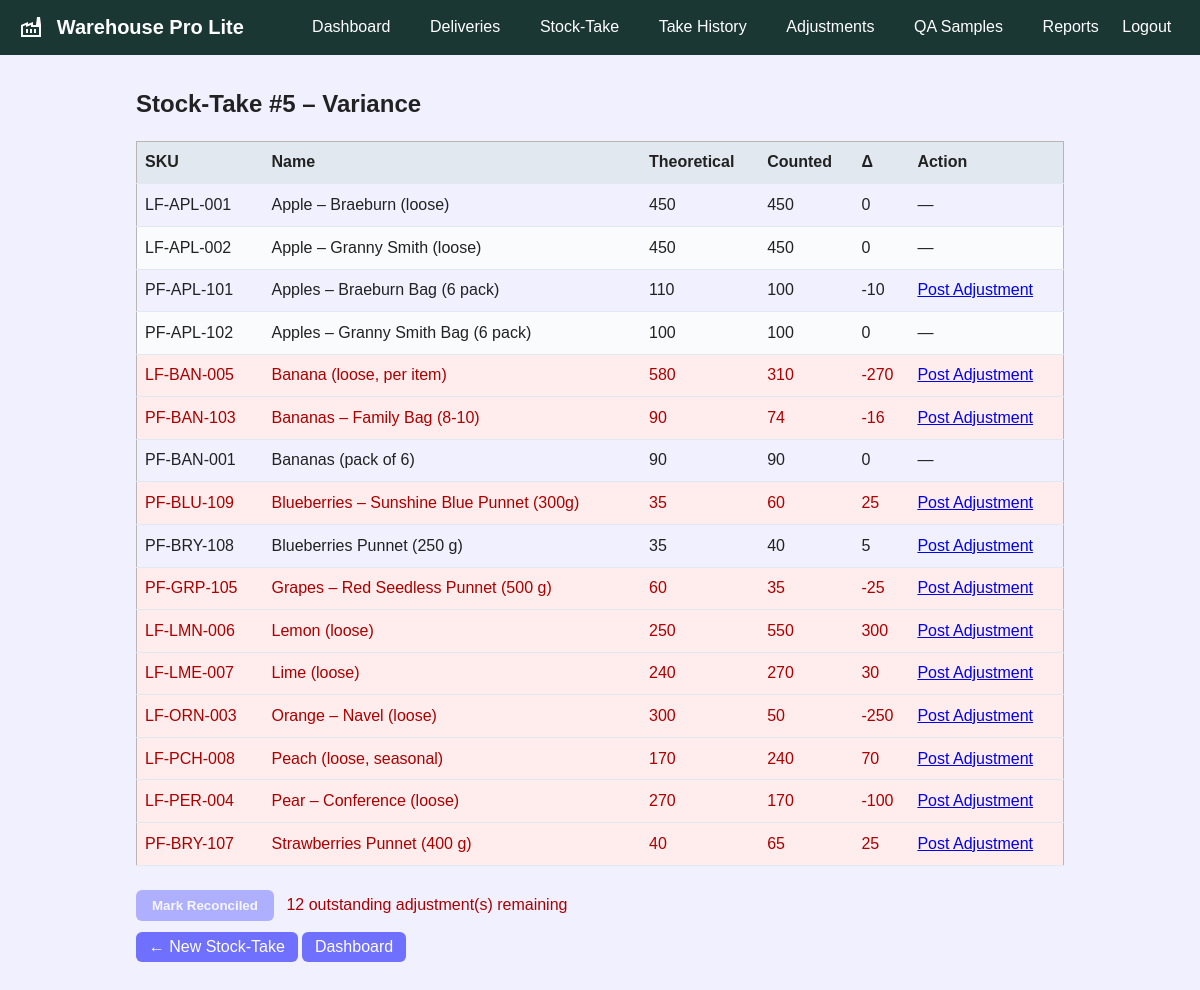
/WarehouseProLite/stocktake_view.php?id=5, run on the app's committed database.
### tables this page shows
CREATE TABLE `products` (
  `id` int(11) NOT NULL AUTO_INCREMENT,
  `sku` varchar(30) NOT NULL,
  `name` varchar(100) NOT NULL,
  `category_id` int(11) NOT NULL,
  `price` decimal(10,2) NOT NULL,
  `stock` int(11) NOT NULL DEFAULT 0,
  `is_active` TINYINT(1) NOT NULL DEFAULT 1,
  `country` VARCHAR(50) NOT NULL,
  `class` VARCHAR(10) NOT NULL,
  `pack_uom` VARCHAR(10) NOT NULL,
  `default_pack_weight` DECIMAL(7,3) DEFAULT NULL,
  `best_before_days` INT(4) NOT NULL,
  `lot_prefix` VARCHAR(10) NOT NULL,
  PRIMARY KEY (`id`),
  KEY `category_id` (`category_id`),
  CONSTRAINT `products_ibfk_1` FOREIGN KEY (`category_id`) REFERENCES `categories` (`id`)
);

### WarehouseProLite/stocktake_view.php (the view, shortened to what this page needs)
<?php
include 'includes/db.php';
include 'includes/header.php';
$takeId = isset($_GET['id']) ? (int)$_GET['id'] : 0;
$lines = mysqli_query($conn, "
    SELECT
        p.id AS pid,
        p.sku,
        p.name,
        p.stock AS theoretical,
        l.counted_qty,
        (l.counted_qty - p.stock) AS variance
    FROM stock_take_lines l
    JOIN products p ON p.id = l.product_id
    LEFT JOIN (
        SELECT a.product_id, SUM(a.qty_delta) AS total_adjustment
        FROM adjustments a
        JOIN stock_takes t ON a.created_at >= t.taken_at
        WHERE t.id = $takeId
        GROUP BY a.product_id
    ) AS adj ON adj.product_id = p.id
    WHERE l.stock_take_id = $takeId
    ORDER BY p.name
");
?>
<h2>Stock-Take #<?php echo $takeId; ?> – Variance</h2>
<table>
<thead>
  <tr><th>SKU</th><th>Name</th><th>Theoretical</th><th>Counted</th><th>Δ</th><th>Action</th></tr>
</thead>
<tbody>
<?php
$outstanding = 0;
while ($r = mysqli_fetch_assoc($lines)):
    $absVar = abs($r['variance']);
    $rowStyle = ($absVar > 10) ? "style='background:#ffecec;color:#a00;'" : "";
    if ($r['variance'] != 0) $outstanding++;
?>
  <tr <?php echo $rowStyle; ?>>
    <td><?php echo $r['sku']; ?></td>
    <td><?php echo htmlspecialchars($r['name']); ?></td>
    <td><?php echo $r['theoretical']; ?></td>
    <td><?php echo $r['counted_qty']; ?></td>
    <td><?php echo $r['variance']; ?></td>
    <td>
      <?php if ($r['variance'] != 0): ?>
        <a href="adjustment_add.php?pid=<?php echo $r['pid']; ?>&delta=<?php echo $r['variance']; ?>&take=<?php echo $takeId; ?>">
          Post Adjustment
        </a>
      <?php else: ?>
        —
      <?php endif; ?>
    </td>
  </tr>
<?php endwhile; ?>
</tbody>
</table>
<form method="post" style="margin-top:1rem;">
  <input type="submit"
         value="Mark Reconciled"
         <?php echo ($outstanding ? 'disabled style="opacity:.5;"' : ''); ?>>
  <?php if ($outstanding): ?>
    <span style="color:#a00; margin-left:.5rem;">
      <?php echo $outstanding; ?> outstanding adjustment(s) remaining
    </span>
  <?php endif; ?>
</form>
<p>
  <a href="stocktake_new.php" class="btn">← New Stock-Take</a>
  <a href="dashboard.php" class="btn">Dashboard</a>
</p>
<?php include 'includes/footer.php'; ?>

### css/style.css (style rules this page uses)
:root { --primary: #1a3734; --primary-dark: #102220; --secondary: #7070ff; --background: #f0f0ff; --card: #ffffff; --border: #b9b5b5; --btn-secondary: #325730; --gray: #e2e8f0; --text: #222; --text-light: #fff; --radius: 6px; }
* { box-sizing: border-box; }
body { margin: 0; font-family: Cabin, Arial, Helvetica, sans-serif; background: var(--background); color: var(--text); line-height: 1.4; }
table { width: 100%; border-collapse: collapse; margin-bottom: 1.5rem; border: 1px solid var(--border) }
th, td { padding: .6rem .5rem; border-bottom: 1px solid var(--gray); text-align: left; }
th { background: var(--gray); font-weight: 600; }
tr:nth-child(even) { background: #f9fbfc; }
input[type=submit], button { background: var(--secondary); color: var(--text-light); border: none; padding: .5rem 1rem; border-radius: var(--radius); font-weight: 600; cursor: pointer; }
.btn { background: var(--secondary); color: var(--text-light); padding: .4rem .8rem; border-radius: var(--radius); text-decoration: none; }

### data on the page
products: sku "LF-APL-001", name "Apple – Braeburn (loose)", stock "450", counted_qty "450", variance "0"
products: sku "LF-APL-002", name "Apple – Granny Smith (loose)", stock "450", counted_qty "450", variance "0"
products: sku "PF-APL-101", name "Apples – Braeburn Bag (6 pack)", stock "110", counted_qty "100", variance "-10"
products: sku "PF-APL-102", name "Apples – Granny Smith Bag (6 pack)", stock "100", counted_qty "100", variance "0"
products: sku "LF-BAN-005", name "Banana (loose, per item)", stock "580", counted_qty "310", variance "-270"
products: sku "PF-BAN-103", name "Bananas – Family Bag (8-10)", stock "90", counted_qty "74", variance "-16"
products: sku "PF-BAN-001", name "Bananas (pack of 6)", stock "90", counted_qty "90", variance "0"
products: sku "PF-BLU-109", name "Blueberries – Sunshine Blue Punnet (300g)", stock "35", counted_qty "60", variance "25"
products: sku "PF-BRY-108", name "Blueberries Punnet (250 g)", stock "35", counted_qty "40", variance "5"
products: sku "PF-GRP-105", name "Grapes – Red Seedless Punnet (500 g)", stock "60", counted_qty "35", variance "-25"
products: sku "LF-LMN-006", name "Lemon (loose)", stock "250", counted_qty "550", variance "300"
products: sku "LF-LME-007", name "Lime (loose)", stock "240", counted_qty "270", variance "30"
products: sku "LF-ORN-003", name "Orange – Navel (loose)", stock "300", counted_qty "50", variance "-250"
products: sku "LF-PCH-008", name "Peach (loose, seasonal)", stock "170", counted_qty "240", variance "70"
products: sku "LF-PER-004", name "Pear – Conference (loose)", stock "270", counted_qty "170", variance "-100"
products: sku "PF-BRY-107", name "Strawberries Punnet (400 g)", stock "40", counted_qty "65", variance "25"

### other printed values
$takeId "5"
$outstanding "12"
